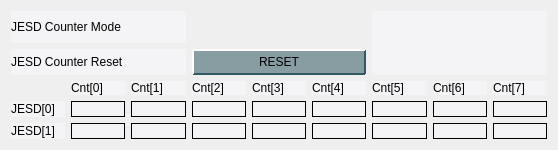
<?xml version="1.0" encoding="UTF-8"?>
<ui version="4.0">
 <class>Form</class>
 <widget class="QWidget" name="Form">
  <property name="geometry">
   <rect>
    <x>0</x>
    <y>0</y>
    <width>558</width>
    <height>150</height>
   </rect>
  </property>
  <property name="windowTitle">
   <string>Form</string>
  </property>
  <property name="styleSheet">
   <string notr="true">/* Background color of popup-list.*/ 
QComboBox QListView{
    background-color:white;
    border:1px solid gray;
}
/* Needed to complete the rule set. */
QComboBox::item:alternate {
    background: white;
}
/* Color of the selected list item. */
QComboBox::item:selected {
    border: 1px solid transparent;
    background:yellow;
}
/* Indicator will shine through the label text if you don't make it hidden. */
QComboBox::indicator{
    background-color:transparent;
    selection-background-color:transparent;
    color:transparent;
    selection-color:transparent;
}

QFrame{
  background-color: rgb(244,244,246)
}

QPushButton {
    background-color: rgb(136,157,162);
    border-color: rgb(212,228,233) rgb(50,88,100) rgb(50,88,100) rgb(212,228,233);
    border-style: outset;
    border-radius: 1px;
    border-width: 2px; 
    padding: 4px;
}
QPushButton:hover {
   background-color: rgb(106,127,132);
}
QPushButton:pressed {
    background-color: rgb(208,229,232);
    border-style: inset;
    border-width: 2px;
	border-color: rgb(50,88,100) rgb(212,228,233) rgb(212,228,233) rgb(50,88,100);
}
QPushButton:checked{
    background-color: rgb(208,229,232);
    border-style: inset;
    border-width: 2px;
	border-color:  rgb(112,134,142) rgb(229,233,235) rgb(239,233,235) rgb(112,134,142);
}
QLineEdit {
  background-color: rgb(218,223,230);
  border-color: rgb(66,77,96);
  border-style: inset;
  border-width: 2px 1px 1px 2px;
}
QLineEdit:hover {
 background-color: rgb(198,203,210)
}
PyDMLabel {
  background-color: rgb(189,197,205);
}

 QTabWidget::pane {
    border: 1px solid black;
    background: white;
}

QTabWidget::tab-bar:top {
    top: 1px;
}

QTabWidget::tab-bar:bottom {
    bottom: 1px;
}

QTabWidget::tab-bar:left {
    right: 1px;
}

QTabWidget::tab-bar:right {
    left: 1px;
}

QTabBar::tab {
    border: 1px solid black;
}

QTabBar::tab:selected {
    background: rgb(220,229,236);
}

QTabBar::tab:!selected {
    background: rgb(132,165,190);
}

QTabBar::tab:!selected:hover {
    background: rgb(120,153,178);
}

QTabBar::tab:top:!selected {
    margin-top: 3px;
}

QTabBar::tab:bottom:!selected {
    margin-bottom: 3px;
}

QTabBar::tab:top, QTabBar::tab:bottom {
    min-width: 6ex;
    margin-right: -1px;
    padding: 4px 8px 4px 8px;
	border-radius: 2px;
}

QTabBar::tab:top:selected {
    border-bottom-color: none;
}

QTabBar::tab:bottom:selected {
    border-top-color: none;
}

QTabBar::tab:top:last, QTabBar::tab:bottom:last,
QTabBar::tab:top:only-one, QTabBar::tab:bottom:only-one {
    margin-right: 0;
}

QTabBar::tab:left:!selected {
    margin-right: 3px;
}

QTabBar::tab:right:!selected {
    margin-left: 3px;
}

QTabBar::tab:left, QTabBar::tab:right {
    min-height: 6ex;
    margin-bottom: -1px;
    padding: 8px 5px 8px 5px;
	border-radius: 2px;
}

QTabBar::tab:left:selected {
    border-left-color: none;
}

QTabBar::tab:right:selected {
    border-right-color: none;
}

QTabBar::tab:left:last, QTabBar::tab:right:last,
QTabBar::tab:left:only-one, QTabBar::tab:right:only-one {
    margin-bottom: 0;
}</string>
  </property>
  <layout class="QVBoxLayout" name="verticalLayout">
   <item>
    <layout class="QGridLayout" name="gridLayout">
     <item row="0" column="1">
      <widget class="PyDMEnumButton" name="PyDMEnumButton">
       <property name="sizePolicy">
        <sizepolicy hsizetype="Preferred" vsizetype="Preferred">
         <horstretch>1</horstretch>
         <verstretch>1</verstretch>
        </sizepolicy>
       </property>
       <property name="minimumSize">
        <size>
         <width>0</width>
         <height>0</height>
        </size>
       </property>
       <property name="maximumSize">
        <size>
         <width>16777215</width>
         <height>48</height>
        </size>
       </property>
       <property name="toolTip">
        <string/>
       </property>
       <property name="channel" stdset="0">
        <string>ca://${DEVICE}:JESDCNT_MODE</string>
       </property>
       <property name="orientation" stdset="0">
        <enum>Qt::Horizontal</enum>
       </property>
       <property name="marginTop" stdset="0">
        <number>0</number>
       </property>
       <property name="marginBottom" stdset="0">
        <number>0</number>
       </property>
       <property name="marginLeft" stdset="0">
        <number>0</number>
       </property>
       <property name="marginRight" stdset="0">
        <number>0</number>
       </property>
       <property name="horizontalSpacing" stdset="0">
        <number>0</number>
       </property>
       <property name="verticalSpacing" stdset="0">
        <number>0</number>
       </property>
      </widget>
     </item>
     <item row="0" column="0">
      <widget class="QLabel" name="label">
       <property name="sizePolicy">
        <sizepolicy hsizetype="Preferred" vsizetype="Preferred">
         <horstretch>1</horstretch>
         <verstretch>1</verstretch>
        </sizepolicy>
       </property>
       <property name="text">
        <string>JESD Counter Mode</string>
       </property>
      </widget>
     </item>
     <item row="1" column="1">
      <widget class="PyDMPushButton" name="PyDMPushButton">
       <property name="toolTip">
        <string/>
       </property>
       <property name="text">
        <string>RESET</string>
       </property>
       <property name="channel" stdset="0">
        <string>ca://${DEVICE}:JESDCNT_RESET</string>
       </property>
      </widget>
     </item>
     <item row="1" column="0">
      <widget class="QLabel" name="label_2">
       <property name="sizePolicy">
        <sizepolicy hsizetype="Preferred" vsizetype="Preferred">
         <horstretch>1</horstretch>
         <verstretch>1</verstretch>
        </sizepolicy>
       </property>
       <property name="text">
        <string>JESD Counter Reset</string>
       </property>
      </widget>
     </item>
     <item row="0" column="2" rowspan="2">
      <widget class="QFrame" name="frame">
       <property name="sizePolicy">
        <sizepolicy hsizetype="Preferred" vsizetype="Preferred">
         <horstretch>1</horstretch>
         <verstretch>1</verstretch>
        </sizepolicy>
       </property>
       <property name="frameShape">
        <enum>QFrame::NoFrame</enum>
       </property>
       <property name="frameShadow">
        <enum>QFrame::Raised</enum>
       </property>
      </widget>
     </item>
    </layout>
   </item>
   <item>
    <layout class="QGridLayout" name="gridLayout_2">
     <item row="0" column="1">
      <widget class="QLabel" name="label_6">
       <property name="text">
        <string>Cnt[0]</string>
       </property>
      </widget>
     </item>
     <item row="0" column="2">
      <widget class="QLabel" name="label_7">
       <property name="text">
        <string>Cnt[1]</string>
       </property>
      </widget>
     </item>
     <item row="0" column="3">
      <widget class="QLabel" name="label_8">
       <property name="text">
        <string>Cnt[2]</string>
       </property>
      </widget>
     </item>
     <item row="0" column="4">
      <widget class="QLabel" name="label_9">
       <property name="text">
        <string>Cnt[3]</string>
       </property>
      </widget>
     </item>
     <item row="0" column="5">
      <widget class="QLabel" name="label_10">
       <property name="text">
        <string>Cnt[4]</string>
       </property>
      </widget>
     </item>
     <item row="0" column="6">
      <widget class="QLabel" name="label_11">
       <property name="text">
        <string>Cnt[5]</string>
       </property>
      </widget>
     </item>
     <item row="0" column="7">
      <widget class="QLabel" name="label_12">
       <property name="text">
        <string>Cnt[6]</string>
       </property>
      </widget>
     </item>
     <item row="0" column="8">
      <widget class="QLabel" name="label_5">
       <property name="text">
        <string>Cnt[7]</string>
       </property>
      </widget>
     </item>
     <item row="1" column="0">
      <widget class="QLabel" name="label_3">
       <property name="text">
        <string>JESD[0]</string>
       </property>
      </widget>
     </item>
     <item row="1" column="1">
      <widget class="PyDMLabel" name="PyDMLabel">
       <property name="toolTip">
        <string/>
       </property>
       <property name="frameShape">
        <enum>QFrame::Box</enum>
       </property>
       <property name="text">
        <string/>
       </property>
       <property name="scaledContents">
        <bool>true</bool>
       </property>
       <property name="alignment">
        <set>Qt::AlignCenter</set>
       </property>
       <property name="margin">
        <number>0</number>
       </property>
       <property name="channel" stdset="0">
        <string>ca://${DEVICE}:JESD0_0</string>
       </property>
      </widget>
     </item>
     <item row="1" column="2">
      <widget class="PyDMLabel" name="PyDMLabel_2">
       <property name="toolTip">
        <string/>
       </property>
       <property name="frameShape">
        <enum>QFrame::Box</enum>
       </property>
       <property name="text">
        <string/>
       </property>
       <property name="scaledContents">
        <bool>true</bool>
       </property>
       <property name="alignment">
        <set>Qt::AlignCenter</set>
       </property>
       <property name="margin">
        <number>0</number>
       </property>
       <property name="channel" stdset="0">
        <string>ca://${DEVICE}:JESD0_1</string>
       </property>
      </widget>
     </item>
     <item row="1" column="3">
      <widget class="PyDMLabel" name="PyDMLabel_3">
       <property name="toolTip">
        <string/>
       </property>
       <property name="frameShape">
        <enum>QFrame::Box</enum>
       </property>
       <property name="text">
        <string/>
       </property>
       <property name="scaledContents">
        <bool>true</bool>
       </property>
       <property name="alignment">
        <set>Qt::AlignCenter</set>
       </property>
       <property name="margin">
        <number>0</number>
       </property>
       <property name="channel" stdset="0">
        <string>ca://${DEVICE}:JESD0_2</string>
       </property>
      </widget>
     </item>
     <item row="1" column="4">
      <widget class="PyDMLabel" name="PyDMLabel_4">
       <property name="toolTip">
        <string/>
       </property>
       <property name="frameShape">
        <enum>QFrame::Box</enum>
       </property>
       <property name="text">
        <string/>
       </property>
       <property name="scaledContents">
        <bool>true</bool>
       </property>
       <property name="alignment">
        <set>Qt::AlignCenter</set>
       </property>
       <property name="margin">
        <number>0</number>
       </property>
       <property name="channel" stdset="0">
        <string>ca://${DEVICE}:JESD0_3</string>
       </property>
      </widget>
     </item>
     <item row="1" column="5">
      <widget class="PyDMLabel" name="PyDMLabel_5">
       <property name="toolTip">
        <string/>
       </property>
       <property name="frameShape">
        <enum>QFrame::Box</enum>
       </property>
       <property name="text">
        <string/>
       </property>
       <property name="scaledContents">
        <bool>true</bool>
       </property>
       <property name="alignment">
        <set>Qt::AlignCenter</set>
       </property>
       <property name="margin">
        <number>0</number>
       </property>
       <property name="channel" stdset="0">
        <string>ca://${DEVICE}:JESD0_4</string>
       </property>
      </widget>
     </item>
     <item row="1" column="6">
      <widget class="PyDMLabel" name="PyDMLabel_6">
       <property name="toolTip">
        <string/>
       </property>
       <property name="frameShape">
        <enum>QFrame::Box</enum>
       </property>
       <property name="text">
        <string/>
       </property>
       <property name="scaledContents">
        <bool>true</bool>
       </property>
       <property name="alignment">
        <set>Qt::AlignCenter</set>
       </property>
       <property name="margin">
        <number>0</number>
       </property>
       <property name="channel" stdset="0">
        <string>ca://${DEVICE}:JESD0_5</string>
       </property>
      </widget>
     </item>
     <item row="1" column="7">
      <widget class="PyDMLabel" name="PyDMLabel_7">
       <property name="toolTip">
        <string/>
       </property>
       <property name="frameShape">
        <enum>QFrame::Box</enum>
       </property>
       <property name="text">
        <string/>
       </property>
       <property name="scaledContents">
        <bool>true</bool>
       </property>
       <property name="alignment">
        <set>Qt::AlignCenter</set>
       </property>
       <property name="margin">
        <number>0</number>
       </property>
       <property name="channel" stdset="0">
        <string>ca://${DEVICE}:JESD0_6</string>
       </property>
      </widget>
     </item>
     <item row="1" column="8">
      <widget class="PyDMLabel" name="PyDMLabel_8">
       <property name="toolTip">
        <string/>
       </property>
       <property name="frameShape">
        <enum>QFrame::Box</enum>
       </property>
       <property name="text">
        <string/>
       </property>
       <property name="scaledContents">
        <bool>true</bool>
       </property>
       <property name="alignment">
        <set>Qt::AlignCenter</set>
       </property>
       <property name="margin">
        <number>0</number>
       </property>
       <property name="channel" stdset="0">
        <string>ca://${DEVICE}:JESD0_7</string>
       </property>
      </widget>
     </item>
     <item row="2" column="0">
      <widget class="QLabel" name="label_4">
       <property name="text">
        <string>JESD[1]</string>
       </property>
      </widget>
     </item>
     <item row="2" column="1">
      <widget class="PyDMLabel" name="PyDMLabel_9">
       <property name="toolTip">
        <string/>
       </property>
       <property name="frameShape">
        <enum>QFrame::Box</enum>
       </property>
       <property name="text">
        <string/>
       </property>
       <property name="scaledContents">
        <bool>true</bool>
       </property>
       <property name="alignment">
        <set>Qt::AlignCenter</set>
       </property>
       <property name="margin">
        <number>0</number>
       </property>
       <property name="channel" stdset="0">
        <string>ca://${DEVICE}:JESD1_0</string>
       </property>
      </widget>
     </item>
     <item row="2" column="2">
      <widget class="PyDMLabel" name="PyDMLabel_10">
       <property name="toolTip">
        <string/>
       </property>
       <property name="frameShape">
        <enum>QFrame::Box</enum>
       </property>
       <property name="text">
        <string/>
       </property>
       <property name="scaledContents">
        <bool>true</bool>
       </property>
       <property name="alignment">
        <set>Qt::AlignCenter</set>
       </property>
       <property name="margin">
        <number>0</number>
       </property>
       <property name="channel" stdset="0">
        <string>ca://${DEVICE}:JESD1_1</string>
       </property>
      </widget>
     </item>
     <item row="2" column="3">
      <widget class="PyDMLabel" name="PyDMLabel_11">
       <property name="toolTip">
        <string/>
       </property>
       <property name="frameShape">
        <enum>QFrame::Box</enum>
       </property>
       <property name="text">
        <string/>
       </property>
       <property name="scaledContents">
        <bool>true</bool>
       </property>
       <property name="alignment">
        <set>Qt::AlignCenter</set>
       </property>
       <property name="margin">
        <number>0</number>
       </property>
       <property name="channel" stdset="0">
        <string>ca://${DEVICE}:JESD1_2</string>
       </property>
      </widget>
     </item>
     <item row="2" column="4">
      <widget class="PyDMLabel" name="PyDMLabel_12">
       <property name="toolTip">
        <string/>
       </property>
       <property name="frameShape">
        <enum>QFrame::Box</enum>
       </property>
       <property name="text">
        <string/>
       </property>
       <property name="scaledContents">
        <bool>true</bool>
       </property>
       <property name="alignment">
        <set>Qt::AlignCenter</set>
       </property>
       <property name="margin">
        <number>0</number>
       </property>
       <property name="channel" stdset="0">
        <string>ca://${DEVICE}:JESD1_3</string>
       </property>
      </widget>
     </item>
     <item row="2" column="5">
      <widget class="PyDMLabel" name="PyDMLabel_13">
       <property name="toolTip">
        <string/>
       </property>
       <property name="frameShape">
        <enum>QFrame::Box</enum>
       </property>
       <property name="text">
        <string/>
       </property>
       <property name="scaledContents">
        <bool>true</bool>
       </property>
       <property name="alignment">
        <set>Qt::AlignCenter</set>
       </property>
       <property name="margin">
        <number>0</number>
       </property>
       <property name="channel" stdset="0">
        <string>ca://${DEVICE}:JESD1_4</string>
       </property>
      </widget>
     </item>
     <item row="2" column="6">
      <widget class="PyDMLabel" name="PyDMLabel_14">
       <property name="toolTip">
        <string/>
       </property>
       <property name="frameShape">
        <enum>QFrame::Box</enum>
       </property>
       <property name="text">
        <string/>
       </property>
       <property name="scaledContents">
        <bool>true</bool>
       </property>
       <property name="alignment">
        <set>Qt::AlignCenter</set>
       </property>
       <property name="margin">
        <number>0</number>
       </property>
       <property name="channel" stdset="0">
        <string>ca://${DEVICE}:JESD1_5</string>
       </property>
      </widget>
     </item>
     <item row="2" column="7">
      <widget class="PyDMLabel" name="PyDMLabel_15">
       <property name="toolTip">
        <string/>
       </property>
       <property name="frameShape">
        <enum>QFrame::Box</enum>
       </property>
       <property name="text">
        <string/>
       </property>
       <property name="scaledContents">
        <bool>true</bool>
       </property>
       <property name="alignment">
        <set>Qt::AlignCenter</set>
       </property>
       <property name="margin">
        <number>0</number>
       </property>
       <property name="channel" stdset="0">
        <string>ca://${DEVICE}:JESD1_6</string>
       </property>
      </widget>
     </item>
     <item row="2" column="8">
      <widget class="PyDMLabel" name="PyDMLabel_16">
       <property name="toolTip">
        <string/>
       </property>
       <property name="frameShape">
        <enum>QFrame::Box</enum>
       </property>
       <property name="text">
        <string/>
       </property>
       <property name="scaledContents">
        <bool>true</bool>
       </property>
       <property name="alignment">
        <set>Qt::AlignCenter</set>
       </property>
       <property name="margin">
        <number>0</number>
       </property>
       <property name="channel" stdset="0">
        <string>ca://${DEVICE}:JESD1_7</string>
       </property>
      </widget>
     </item>
    </layout>
   </item>
  </layout>
 </widget>
 <customwidgets>
  <customwidget>
   <class>PyDMLabel</class>
   <extends>QLabel</extends>
   <header>pydm.widgets.label</header>
  </customwidget>
  <customwidget>
   <class>PyDMEnumButton</class>
   <extends>QWidget</extends>
   <header>pydm.widgets.enum_button</header>
  </customwidget>
  <customwidget>
   <class>PyDMPushButton</class>
   <extends>QPushButton</extends>
   <header>pydm.widgets.pushbutton</header>
  </customwidget>
 </customwidgets>
 <resources/>
 <connections/>
</ui>
